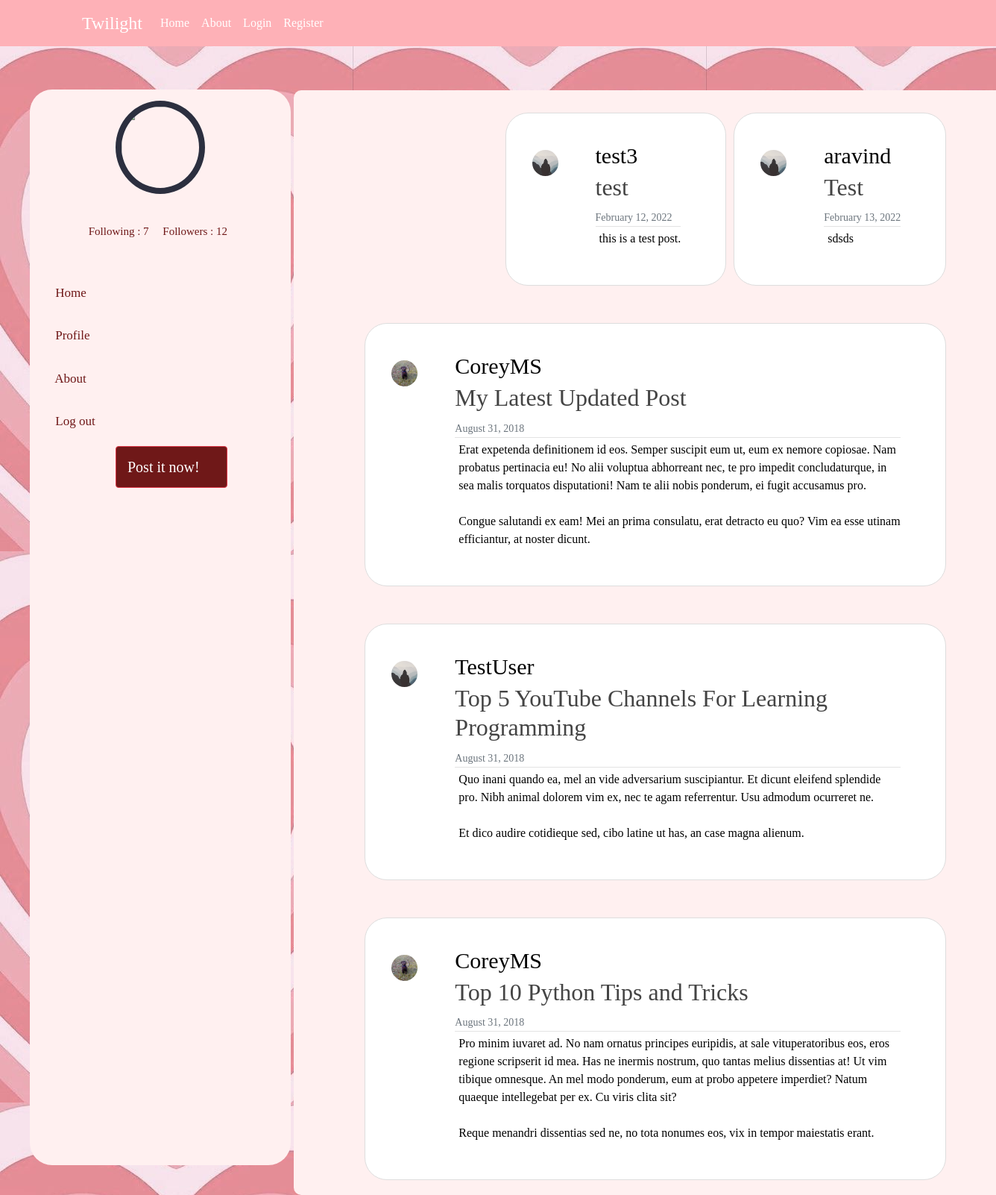
Before: /home/ with the older database file.
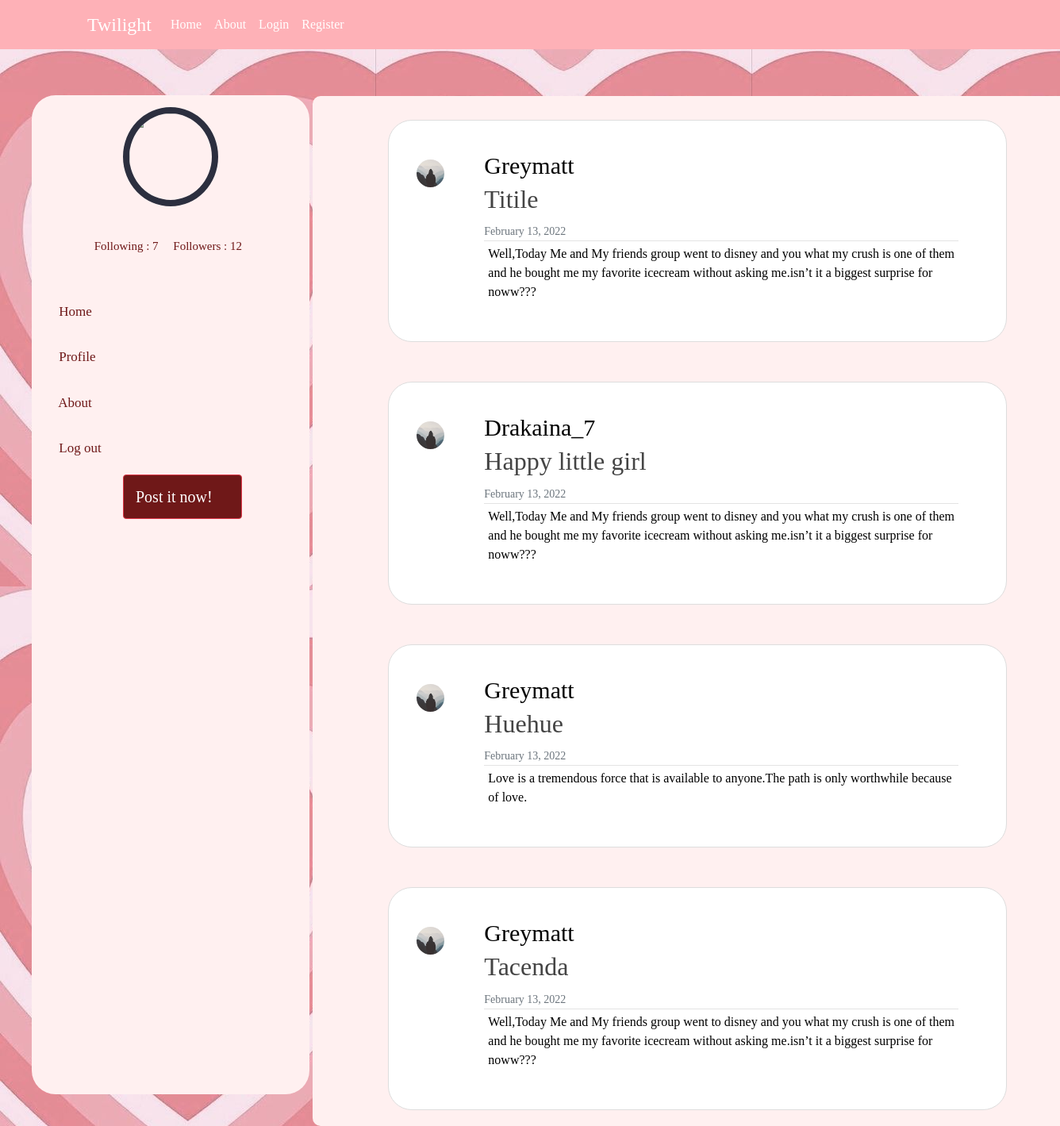
After: the same page with the newer database file.
### blog/models.py (models this page shows, shortened)
class Post(models.Model):
    title = models.CharField(max_length=100)
    content = models.TextField()
    date_posted = models.DateTimeField(default=timezone.now)
    author = models.ForeignKey(User, on_delete=models.CASCADE)
    likes = models.ManyToManyField(User, related_name='blog_posts')

### users/models.py (models this page shows, shortened)
class Profile(models.Model):
    user = models.OneToOneField(User, on_delete=models.CASCADE)
    image = models.ImageField(default='default.jpg', upload_to='profile_pics')

### blog/views.py (the view)
# urls.py: path('home/', PostListView.as_view(), name='blog-home'),
class PostListView(ListView):
    model = Post
    template_name = 'blog/home.html'  # <app>/<model>_<viewtype>.html
    context_object_name = 'posts'
    ordering = ['-date_posted']
    paginate_by = 5

### blog/templates/blog/home.html (shortened to what this page needs)
{% load static %}
<!DOCTYPE html>
<html lang="en">
  <head>
    <link
      href="https://cdn.jsdelivr.net/npm/bootstrap@5.0.2/dist/css/bootstrap.min.css"
      rel="stylesheet"
    />
        <link rel="stylesheet" type="text/css" href="{% static 'blog/main.css' %}">
    <link rel="stylesheet" type="text/css" href="{% static 'blog/home.css' %}">
  </head>
      <body style="background: url('{% static 'blog/home.png' %}');">
    <header class="site-header">
      <nav class="navbar navbar-expand-md navbar-dark fixed-top" style="background-color: #feb1b7;" >
        <div class="container">
          <a style="font-family: 'Schoolbell', cursive;font-size: 24px" class="navbar-brand mr-4" href="{% url 'blog-home' %};">Twilight</a>
          <div class="collapse navbar-collapse" id="navbarToggle">
            <div class="navbar-nav mr-auto">
              <a class="nav-item nav-link" style="color: white;font-family: 'Schoolbell', cursive" href="{% url 'blog-home' %}">Home</a>
              <a class="nav-item nav-link" style="color: white;font-family: 'Schoolbell', cursive"  href="{% url 'blog-about' %}">About</a>
            </div>
            <div class="navbar-nav">
              {% if user.is_authenticated %}
                <a class="nav-item nav-link" style="color: white;font-family: 'Schoolbell', cursive"  href="{% url 'post-create' %}">New Post</a>
                <a class="nav-item nav-link" style="color: white;font-family: 'Schoolbell', cursive"  href="{% url 'profile' %}">Profile</a>
                <a class="nav-item nav-link" style="color: white;font-family: 'Schoolbell', cursive"  href="{% url 'logout' %}">Logout</a>
              {% else %}
                <a class="nav-item nav-link" style="color: white;font-family: 'Schoolbell', cursive"  href="{% url 'login' %}">Login</a>
                <a class="nav-item nav-link" style="color: white;font-family: 'Schoolbell', cursive"  href="{% url 'register' %}">Register</a>
              {% endif %}
            </div>
          </div>
        </div>
      </nav>
    </header>
     <header id="header">
      <div class="d-flex flex-column">
        <div class="profile">
          <img class="rounded-circle account-img" src="{{ user.profile.image.url }}">
          <br />
          <pre style="color:  #6f1818;font-family: 'Schoolbell', cursive;font-size: 15px;padding-left: 60px;"> Following : 7     Followers : 12</pre>
        </div>
        <nav id="navbar" class="nav-menu navbar">
          <ul>
            <li>
              <a href="{% url 'blog-home' %}" class="nav-link scrollto"
                >
                <pre style="color: #6f1818;font-family: 'Schoolbell', cursive;font-size: 17px;"> Home</pre>
              </a>
            </li>
            <li>
              <a href="{% url 'profile' %}" class="nav-link scrollto"
                >
                <pre style="color: #6f1818;font-family: 'Schoolbell', cursive;font-size: 17px;"> Profile</pre>
              </a>
            </li>
            <li>
              <a href="{% url 'blog-about' %}" class="nav-link scrollto"
                >
                <pre style="color: #6f1818;font-family: 'Schoolbell', cursive;font-size: 17px;"> About</pre>
              </a>
            </li>
            <li>
              <a href="{% url 'logout' %}"class="nav-link scrollto"
                ></span>
                <pre style="color: #6f1818;font-family: 'Schoolbell', cursive;font-size: 17px;"> Log out</pre>
              </a>
            </li>
          </ul>
          <br>
          <a  style="background-color: #6f1818;
                          margin-left: 100px;
                            color: white;
                            width: 150px;
                            font-size: 20px;
                            font-family: 'Schoolbell', cursive;
" class="btn btn-danger" href="{% url 'post-create' %}" role="button">Post it now!</a>
      </nav>
      </div>
    </header>
    <section class="bgimage" id="home">
        <div class="container-fluid">
          <div class="row">
            <div class="col-lg-12 col-md-12 col-sm-12 col-xs-12">
              <div
                class="container pt-3"
                style="
                  border-radius: 20px;
                  width: 100%;
                  height: 550px;
                "
              >
                <div
                  class="offset-md-2 offset-lg-2 col-lg-8 col-md-8 col-sm-12 col-xs-12"
                >
                  <form class="needs-validation" novalidate>
                    <div class="row type_margin" style="margin-top: 50px;background-color: #FFF0F0;border-radius: 10px;width: 1000px; height: auto;margin-top: 25px;margin-left: 90px;">
                      <div
                        class="offset-md-1 col-lg-7 col-md-7 col-sm-12 col-xs-12"
                      >
                      {% for post in posts %}
                      <div style="padding-right:10px;width: 800px;">
                        <article class="media content-section" style="background-color: white;border-radius: 30px;height: auto;margin-top: 30px;margin-left: 0px;margin-right: 10px;padding-right: 60px;float: right;width: auto;"><br>
                          <img class="rounded-circle article-img" style="padding: 15px;float: left;" src="{{ post.author.profile.image.url }}
                        " width="90px" height="90px" >
                            <div class="media-body" style="padding-left: 100px;">
                              <div class="article-metadata" style="align-items:flex-end">
                                <a style="color: black;font-family: 'Schoolbell', cursive;font-size: 30px;" class="mr-2" href="#">{{ post.author }}   </a>
                                  <h2><a class="article-title" style="font-family: 'Schoolbell', cursive;" href="{% url 'post-detail' post.id %}">{{ post.title }}</a></h2>
                                <small class="text-muted" style="font-family: 'Schoolbell', cursive;">{{ post.date_posted|date:"F d, Y" }}</small>
                              </div>
                              <p class="article-content" style="color: black;padding-left: 5px;font-family: 'Schoolbell', cursive;">{{ post.content }}</p><br>
                            </div>
                          </article>
                      </div>
                        {% endfor %}
                      </div>
                    </div>
                  </form>
                </div>
              </div>
            </div>
          </div>
        </div>
      </section>
  </body>
</html>

### blog/static/blog/main.css (style rules this page uses)
body { background: #fafafa; color: #333333; margin-top: 5rem; }
h1, h2, h3, h4, h5, h6 { color: #444444; }
ul { margin: 0; }
.site-header .navbar-nav .nav-link { color: #cbd5db; }
.content-section { background: #ffffff; padding: 10px 20px; border: 1px solid #dddddd; border-radius: 3px; margin-bottom: 20px; }
.article-title { color: #444444; }
.article-content { white-space: pre-line; }
.article-img { height: 65px; width: 65px; margin-right: 16px; }
.article-metadata { padding-bottom: 1px; margin-bottom: 4px; border-bottom: 1px solid #e3e3e3 }
.account-img { height: 125px; width: 125px; margin-right: 20px; margin-bottom: 16px; }

### blog/static/blog/home.css (style rules this page uses)
#header { position: fixed; margin-top: 70px; top: 50px; left: 40px; bottom: 40px; right: 60px; width: 350px; border-radius: 30px; transition: all ease-in-out 0.5s; z-index: 9997; transition: all 0.5s; padding: 0 15px; background: #fff0f0; overflow-y: auto; }
#header .profile img { margin: 15px auto; display: block; width: 120px; border: 8px solid #2c2f3f; }
body { font-family: "Open Sans", sans-serif; color: #fff0f0; }
a { color: #149ddd; text-decoration: none; }
.nav-menu { padding: 30px 0 0 0; }
.nav-menu * { margin: 0; padding: 0; list-style: none; }
.nav-menu > ul > li { position: relative; white-space: nowrap; }
.nav-menu a, .nav-menu a:focus { display: flex; align-items: center; color: #a8a9b4; padding: 12px 15px; margin-bottom: 8px; transition: 0.3s; font-size: 15px; }

Changed rows visible on the page:
removed Post: author.profile.image (placeholder picture), author "aravind", title "Test", date_posted "February 13, 2022", content "sdsds"
removed Post: author.profile.image (placeholder picture), author "test3", title "test", date_posted "February 12, 2022", content "this is a test post."
removed Post: author.profile.image (picture), author "CoreyMS", title "My Latest Updated Post", date_posted "August 31, 2018", content "Erat expetenda definitionem id eos. Semper suscipit eum ut, eum ex nemore copiosae. Nam probatus pertinacia eu! No alii voluptua abhorreant nec, te pro impedit concludaturque, in sea malis torquatos disputationi! Nam te alii nobis ponderum, ei fugit accusamus pro. Congue salutandi ex eam! Mei an prima consulatu, erat detracto eu quo? Vim ea esse utinam efficiantur, at noster dicunt."
removed Post: author.profile.image (placeholder picture), author "TestUser", title "Top 5 YouTube Channels For Learning Programming", date_posted "August 31, 2018", content "Quo inani quando ea, mel an vide adversarium suscipiantur. Et dicunt eleifend splendide pro. Nibh animal dolorem vim ex, nec te agam referrentur. Usu admodum ocurreret ne. Et dico audire cotidieque sed, cibo latine ut has, an case magna alienum."
removed Post: author.profile.image (picture), author "CoreyMS", title "Top 10 Python Tips and Tricks", date_posted "August 31, 2018", content "Pro minim iuvaret ad. No nam ornatus principes euripidis, at sale vituperatoribus eos, eros regione scripserit id mea. Has ne inermis nostrum, quo tantas melius dissentias at! Ut vim tibique omnesque. An mel modo ponderum, eum at probo appetere imperdiet? Natum quaeque intellegebat per ex. Cu viris clita sit? Reque menandri dissentias sed ne, no tota nonumes eos, vix in tempor maiestatis erant."
added Post: author.profile.image (placeholder picture), author "Greymatt", title "Titile", date_posted "February 13, 2022", content "Well,Today Me and My friends group went to disney and you what my crush is one of them and he bought me my favorite icecream without asking me.isn’t it a biggest surprise for noww???"
added Post: author.profile.image (placeholder picture), author "Drakaina_7", title "Happy little girl", date_posted "February 13, 2022", content "Well,Today Me and My friends group went to disney and you what my crush is one of them and he bought me my favorite icecream without asking me.isn’t it a biggest surprise for noww???"
added Post: author.profile.image (placeholder picture), author "Greymatt", title "Huehue", date_posted "February 13, 2022", content "Love is a tremendous force that is available to anyone.The path is only worthwhile because of love."
added Post: author.profile.image (placeholder picture), author "Greymatt", title "Tacenda", date_posted "February 13, 2022", content "Well,Today Me and My friends group went to disney and you what my crush is one of them and he bought me my favorite icecream without asking me.isn’t it a biggest surprise for noww???"
